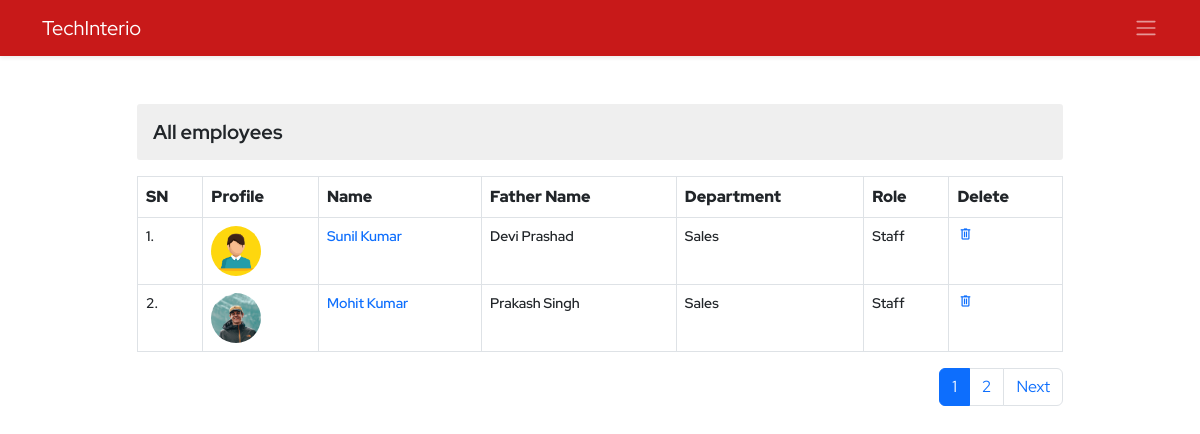
/ems/employee-view/ (signed in), run on the app's committed database.
### ems/models.py (models this page shows, shortened)
class Employee(models.Model):
    empid=models.AutoField(primary_key=True)
    user=models.OneToOneField(User,on_delete=models.CASCADE)
    name=models.CharField(max_length=50)
    father_name=models.CharField(max_length=50)
    avtar=models.ImageField(upload_to='employee_profile_images', blank=True , default='profile.jpg')
    dob=models.DateField()
    email=models.EmailField(max_length=100)
    mobile_no=models.IntegerField()
    emergency_mobile_no=models.IntegerField(null=True,blank=True)
    address=models.OneToOneField(Address, on_delete=models.CASCADE,blank=True, null=True,)
    designation=models.CharField(max_length=70)
    role=models.ForeignKey(Role, on_delete=models.SET_NULL,blank=True, null=True,)
    department=models.ForeignKey(Department, on_delete=models.SET_NULL,blank=True, null=True,)
    joining_date=models.DateField()
    status=models.CharField(max_length=15)
    @property
    def imageURL(self):
        try:
            url=self.avtar.url
        except:
            url=''
        return url

class Department(models.Model):
    name=models.CharField(max_length=70, unique=True)
    description=models.TextField(max_length=200)
    created_at = models.DateTimeField(auto_now_add=True,blank=True,null=True)
    updated_at = models.DateTimeField(auto_now=True,blank=True,null=True)
    def __str__(self):
        return self.name

class Role(models.Model):
    name=models.CharField(max_length=70, unique=True)
    description=models.TextField(max_length=200)
    created_at = models.DateTimeField(auto_now_add=True,blank=True,null=True)
    updated_at = models.DateTimeField(auto_now=True,blank=True,null=True)
    def __str__(self):
        return self.name

### ems/views.py (the view)
# urls.py: path('employee-view/',viewEmployee,name='employee-view'),
@login_required()
def viewEmployee(request):
    context = {}
    try:
        if not request.user.is_superuser:
            profile_obj=Employee.objects.get(user=request.user)
            context['profile']=profile_obj
        employees = Employee.objects.all().order_by('-empid')
        paginator=Paginator(employees,2)
        page_no=request.GET.get('page')
        total_pages=paginator.page_range
        employeepages=paginator.get_page(page_no)
        context['pages']=total_pages
        context['employees'] = employeepages
    except Exception as e:
        print('View Employee Exception : ', e)
    return render(request, 'ems/view_employee.html', context)

### ems/templates/ems/view_employee.html (shortened to what this page needs)
{% extends './base.html' %}
{% block body %}
<div class="container py-4">
    <div class="row d-flex align-items-center justify-content-center">
        <div class="col-12 col-sm-10 overflow-auto">
            <h3 class="my-3 derpartment-title">All employees</h3>
            <table class="table table-bordered department-table">
                <tr>
                    <th>SN</th>
                    <th>Profile</th>
                    <th>Name</th>
                    <th>Father Name</th>
                    <th>Department</th>
                    <th>Role</th>
                    <th>Delete</th>
                </tr>
                {% for employee in employees %}
                <tr>
                    <td>{{forloop.counter}}.</td>
                    <td>
                        <img src="{{employee.imageURL}}" alt="" class="profile-pic">
                    </td>
                    <td><a class="" href="{% url 'ems:employee-detail' employee.empid %}">{{employee.name}}</a></td>
                    <td>{{employee.father_name}}</td>
                    <td>{{employee.department}}</td>
                    <td>{{employee.role}}</td>
                    <td><a href="{% url 'ems:employee-delete' employee.empid %}" class="delete"><span class="material-symbols-outlined">
                        delete</span></a></td>
                </tr>
                {% endfor %}
            </table>
            <nav aria-label="Page navigation example">
                <ul class="pagination justify-content-end">
                    {% if pages %}
                    {% for p in pages %}
                    {% if p == employees.number %}
                    <li class="page-item active" aria-current="page"><a class="page-link "
                            href="?page={{p}}">{{p}}</a></li>
                    {% else %}
                    <li class="page-item "><a class="page-link" href="?page={{p}}">{{p}}</a></li>
                    {% endif %}
                    {% endfor %}
                    {% endif %}
                    {% if employees.has_next %}
                    <li class="page-item">
                        <a class="page-link" href="?page={{employees.next_page_number}}">Next</a>
                    </li>
                    {% endif %}
                </ul>
            </nav>
        </div>
    </div>
</div>
{% endblock body %}

### static/css/style.css (style rules this page uses)
* { margin: 0; padding: 0; box-sizing: border-box; }
:root { --body-font: 'Red Hat Display', sans-serif; --second-font: 'Kaushan Script', cursive; --biggest-font-size: 2rem; --bigger-font-size: 1.5rem; --big-font-size: 1.25rem; --h1-font-size: 1.5rem; --h2-font-size: 1.25rem; --h3-font-size: 1rem; --normal-font-size: .938rem; --small-font-size: .813rem; --smaller-font-size: .75rem; --font-bold: 700; --font-black: 900; }
@media screen and (min-width: 1024px) { :root { --biggest-font-size: 6rem; --bigger-font-size: 3.5rem; --big-font-size: 2.75rem; --h1-font-size: 2.25rem; --h2-font-size: 1.5rem; --h3-font-size: 1.25rem; --normal-font-size: 1rem; --small-font-size: .875rem; --smaller-font-size: .813rem; --bs-modal-width:700px; } }
* { box-sizing: border-box; padding: 0; margin: 0; }
html { scroll-behavior: smooth; }
body, button, label, select, input { font-family: var(--body-font); font-size: var(--normal-font-size); }
h1, h2, h3 { font-weight: var(--font-bold); }
a { text-decoration: none; }
img { max-width: 100%; height: auto; }
.delete span { font-size: 16px !important; }
.derpartment-title { font-size: var(--h3-font-size); background-color: #dadada70; padding: 1rem; border-radius: 3px; }
.department-table tr th { font-size: var(--normal-font); font-weight: var(--font-black); }
.department-table tr td { font-size: var(--small-font-size); font-weight:600; }
.department-table tr td .delete span { font-size: 16px !important; }
.profile-pic { height: 50px; width: 50px; object-fit: cover; object-position: center; border-radius: 50%; }

### data on the page
Employee: imageURL (picture), name "Sunil Kumar", father_name "Devi Prashad", department "Sales", role "Staff"
Employee: imageURL (picture), name "Mohit Kumar", father_name "Prakash Singh", department "Sales", role "Staff"

### other printed values
{{ p }} "1"
{{ p }} "2"
